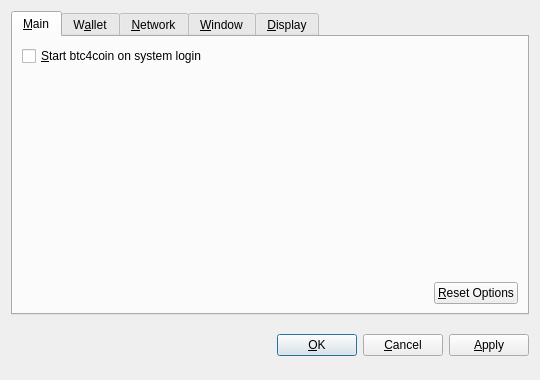
<?xml version="1.0" encoding="UTF-8"?>
<ui version="4.0">
 <class>OptionsDialog</class>
 <widget class="QDialog" name="OptionsDialog">
  <property name="geometry">
   <rect>
    <x>0</x>
    <y>0</y>
    <width>540</width>
    <height>380</height>
   </rect>
  </property>
  <property name="windowTitle">
   <string>Options</string>
  </property>
  <property name="modal">
   <bool>true</bool>
  </property>
  <layout class="QVBoxLayout" name="verticalLayout">
   <item>
    <widget class="QTabWidget" name="tabWidget">
     <property name="tabPosition">
      <enum>QTabWidget::North</enum>
     </property>
     <property name="currentIndex">
      <number>0</number>
     </property>
     <widget class="QWidget" name="tabMain">
      <attribute name="title">
       <string>&amp;Main</string>
      </attribute>
      <layout class="QVBoxLayout" name="verticalLayout_Main">
       <item>
        <widget class="QCheckBox" name="bitcoinAtStartup">
         <property name="toolTip">
          <string>Automatically start btc4coin after logging in to the system.</string>
         </property>
         <property name="text">
          <string>&amp;Start btc4coin on system login</string>
         </property>
        </widget>
       </item>
       <item>
        <spacer name="verticalSpacer_Main">
         <property name="orientation">
          <enum>Qt::Vertical</enum>
         </property>
         <property name="sizeHint" stdset="0">
          <size>
           <width>20</width>
           <height>40</height>
          </size>
         </property>
        </spacer>
       </item>
       <item>
        <layout class="QHBoxLayout" name="horizontalLayout_2_Main">
         <item>
          <spacer name="horizontalSpacer_2_Main">
           <property name="orientation">
            <enum>Qt::Horizontal</enum>
           </property>
           <property name="sizeHint" stdset="0">
            <size>
             <width>40</width>
             <height>20</height>
            </size>
           </property>
          </spacer>
         </item>
         <item>
          <widget class="QPushButton" name="resetButton">
           <property name="toolTip">
            <string>Reset all client options to default.</string>
           </property>
           <property name="text">
            <string>&amp;Reset Options</string>
           </property>
           <property name="autoDefault">
            <bool>false</bool>
           </property>
          </widget>
         </item>
        </layout>
       </item>
      </layout>
     </widget>
     <widget class="QWidget" name="tabWallet">
      <attribute name="title">
       <string>W&amp;allet</string>
      </attribute>
      <layout class="QVBoxLayout" name="verticalLayout_Network">
       <item>
        <widget class="QLabel" name="transactionFeeInfoLabel">
         <property name="text">
          <string>Optional transaction fee per kB that helps make sure your transactions are processed quickly. Most transactions are 1 kB.</string>
         </property>
         <property name="textFormat">
          <enum>Qt::PlainText</enum>
         </property>
         <property name="wordWrap">
          <bool>true</bool>
         </property>
        </widget>
       </item>
       <item>
        <layout class="QHBoxLayout" name="horizontalLayout_1_Main">
         <item>
          <widget class="QLabel" name="transactionFeeLabel">
           <property name="text">
            <string>Pay transaction &amp;fee</string>
           </property>
           <property name="textFormat">
            <enum>Qt::PlainText</enum>
           </property>
           <property name="buddy">
            <cstring>transactionFee</cstring>
           </property>
          </widget>
         </item>
         <item>
          <widget class="BitcoinAmountField" name="transactionFee"/>
         </item>
         <item>
          <spacer name="horizontalSpacer_1_Main">
           <property name="orientation">
            <enum>Qt::Horizontal</enum>
           </property>
           <property name="sizeHint" stdset="0">
            <size>
             <width>40</width>
             <height>20</height>
            </size>
           </property>
          </spacer>
         </item>
        </layout>
       </item>
       <item>
        <widget class="QLabel" name="label">
         <property name="text">
          <string>If you disable the spending of unconfirmed change, the change from a transaction cannot be used until that transaction has at least one confirmation. This also affects how your balance is computed.</string>
         </property>
         <property name="wordWrap">
          <bool>true</bool>
         </property>
        </widget>
       </item>
       <item>
        <widget class="QCheckBox" name="spendZeroConfChange">
         <property name="text">
          <string>Spend unconfirmed change  (experts only)</string>
         </property>
        </widget>
       </item>
       <item>
        <spacer name="verticalSpacer">
         <property name="orientation">
          <enum>Qt::Vertical</enum>
         </property>
         <property name="sizeHint" stdset="0">
          <size>
           <width>20</width>
           <height>40</height>
          </size>
         </property>
        </spacer>
       </item>
      </layout>
     </widget>
     <widget class="QWidget" name="tabNetwork">
      <attribute name="title">
       <string>&amp;Network</string>
      </attribute>
      <layout class="QVBoxLayout" name="verticalLayout_Network">
       <item>
        <widget class="QCheckBox" name="mapPortUpnp">
         <property name="toolTip">
          <string>Automatically open the btc4coin client port on the router. This only works when your router supports UPnP and it is enabled.</string>
         </property>
         <property name="text">
          <string>Map port using &amp;UPnP</string>
         </property>
        </widget>
       </item>
       <item>
        <widget class="QCheckBox" name="connectSocks">
         <property name="toolTip">
          <string>Connect to the btc4coin network through a SOCKS proxy (e.g. when connecting through Tor).</string>
         </property>
         <property name="text">
          <string>&amp;Connect through SOCKS proxy:</string>
         </property>
        </widget>
       </item>
       <item>
        <layout class="QHBoxLayout" name="horizontalLayout_Network">
         <item>
          <widget class="QLabel" name="proxyIpLabel">
           <property name="text">
            <string>Proxy &amp;IP:</string>
           </property>
           <property name="textFormat">
            <enum>Qt::PlainText</enum>
           </property>
           <property name="buddy">
            <cstring>proxyIp</cstring>
           </property>
          </widget>
         </item>
         <item>
          <widget class="QValidatedLineEdit" name="proxyIp">
           <property name="maximumSize">
            <size>
             <width>140</width>
             <height>16777215</height>
            </size>
           </property>
           <property name="toolTip">
            <string>IP address of the proxy (e.g. 127.0.0.1)</string>
           </property>
          </widget>
         </item>
         <item>
          <widget class="QLabel" name="proxyPortLabel">
           <property name="text">
            <string>&amp;Port:</string>
           </property>
           <property name="textFormat">
            <enum>Qt::PlainText</enum>
           </property>
           <property name="buddy">
            <cstring>proxyPort</cstring>
           </property>
          </widget>
         </item>
         <item>
          <widget class="QLineEdit" name="proxyPort">
           <property name="maximumSize">
            <size>
             <width>55</width>
             <height>16777215</height>
            </size>
           </property>
           <property name="toolTip">
            <string>Port of the proxy (e.g. 9050)</string>
           </property>
          </widget>
         </item>
         <item>
          <widget class="QLabel" name="socksVersionLabel">
           <property name="text">
            <string>SOCKS &amp;Version:</string>
           </property>
           <property name="textFormat">
            <enum>Qt::PlainText</enum>
           </property>
           <property name="buddy">
            <cstring>socksVersion</cstring>
           </property>
          </widget>
         </item>
         <item>
          <widget class="QValueComboBox" name="socksVersion">
           <property name="toolTip">
            <string>SOCKS version of the proxy (e.g. 5)</string>
           </property>
          </widget>
         </item>
         <item>
          <spacer name="horizontalSpacer_Network">
           <property name="orientation">
            <enum>Qt::Horizontal</enum>
           </property>
           <property name="sizeHint" stdset="0">
            <size>
             <width>40</width>
             <height>20</height>
            </size>
           </property>
          </spacer>
         </item>
        </layout>
       </item>
       <item>
        <spacer name="verticalSpacer_Network">
         <property name="orientation">
          <enum>Qt::Vertical</enum>
         </property>
         <property name="sizeHint" stdset="0">
          <size>
           <width>20</width>
           <height>40</height>
          </size>
         </property>
        </spacer>
       </item>
      </layout>
     </widget>
     <widget class="QWidget" name="tabWindow">
      <attribute name="title">
       <string>&amp;Window</string>
      </attribute>
      <layout class="QVBoxLayout" name="verticalLayout_Window">
       <item>
        <widget class="QCheckBox" name="minimizeToTray">
         <property name="toolTip">
          <string>Show only a tray icon after minimizing the window.</string>
         </property>
         <property name="text">
          <string>&amp;Minimize to the tray instead of the taskbar</string>
         </property>
        </widget>
       </item>
       <item>
        <widget class="QCheckBox" name="minimizeOnClose">
         <property name="toolTip">
          <string>Minimize instead of exit the application when the window is closed. When this option is enabled, the application will be closed only after selecting Quit in the menu.</string>
         </property>
         <property name="text">
          <string>M&amp;inimize on close</string>
         </property>
        </widget>
       </item>
       <item>
        <spacer name="verticalSpacer_Window">
         <property name="orientation">
          <enum>Qt::Vertical</enum>
         </property>
         <property name="sizeHint" stdset="0">
          <size>
           <width>20</width>
           <height>40</height>
          </size>
         </property>
        </spacer>
       </item>
      </layout>
     </widget>
     <widget class="QWidget" name="tabDisplay">
      <attribute name="title">
       <string>&amp;Display</string>
      </attribute>
      <layout class="QVBoxLayout" name="verticalLayout_Display">
       <item>
        <layout class="QHBoxLayout" name="horizontalLayout_1_Display">
         <item>
          <widget class="QLabel" name="langLabel">
           <property name="text">
            <string>User Interface &amp;language:</string>
           </property>
           <property name="textFormat">
            <enum>Qt::PlainText</enum>
           </property>
           <property name="buddy">
            <cstring>lang</cstring>
           </property>
          </widget>
         </item>
         <item>
          <widget class="QValueComboBox" name="lang">
           <property name="toolTip">
            <string>The user interface language can be set here. This setting will take effect after restarting btc4coin.</string>
           </property>
          </widget>
         </item>
        </layout>
       </item>
       <item>
        <layout class="QHBoxLayout" name="horizontalLayout_2_Display">
         <item>
          <widget class="QLabel" name="unitLabel">
           <property name="text">
            <string>&amp;Unit to show amounts in:</string>
           </property>
           <property name="textFormat">
            <enum>Qt::PlainText</enum>
           </property>
           <property name="buddy">
            <cstring>unit</cstring>
           </property>
          </widget>
         </item>
         <item>
          <widget class="QValueComboBox" name="unit">
           <property name="toolTip">
            <string>Choose the default subdivision unit to show in the interface and when sending coins.</string>
           </property>
          </widget>
         </item>
        </layout>
       </item>
       <item>
        <widget class="QCheckBox" name="displayAddresses">
         <property name="toolTip">
          <string>Whether to show btc4coin addresses in the transaction list or not.</string>
         </property>
         <property name="text">
          <string>&amp;Display addresses in transaction list</string>
         </property>
        </widget>
       </item>
       <item>
        <widget class="QCheckBox" name="coinControlFeatures">
         <property name="toolTip">
          <string>Whether to show coin control features or not.</string>
         </property>
         <property name="text">
          <string>Display coin &amp;control features (experts only!)</string>
         </property>
        </widget>
       </item>
       <item>
        <spacer name="verticalSpacer_Display">
         <property name="orientation">
          <enum>Qt::Vertical</enum>
         </property>
         <property name="sizeHint" stdset="0">
          <size>
           <width>20</width>
           <height>40</height>
          </size>
         </property>
        </spacer>
       </item>
      </layout>
     </widget>
    </widget>
   </item>
   <item>
    <layout class="QHBoxLayout" name="horizontalLayout_Buttons">
     <item>
      <spacer name="horizontalSpacer_1">
       <property name="orientation">
        <enum>Qt::Horizontal</enum>
       </property>
       <property name="sizeHint" stdset="0">
        <size>
         <width>40</width>
         <height>48</height>
        </size>
       </property>
      </spacer>
     </item>
     <item>
      <widget class="QLabel" name="statusLabel">
       <property name="font">
        <font>
         <weight>75</weight>
         <bold>true</bold>
        </font>
       </property>
       <property name="text">
        <string/>
       </property>
       <property name="textFormat">
        <enum>Qt::PlainText</enum>
       </property>
       <property name="wordWrap">
        <bool>true</bool>
       </property>
      </widget>
     </item>
     <item>
      <spacer name="horizontalSpacer_2">
       <property name="orientation">
        <enum>Qt::Horizontal</enum>
       </property>
       <property name="sizeHint" stdset="0">
        <size>
         <width>40</width>
         <height>48</height>
        </size>
       </property>
      </spacer>
     </item>
     <item>
      <widget class="QPushButton" name="okButton">
       <property name="text">
        <string>&amp;OK</string>
       </property>
      </widget>
     </item>
     <item>
      <widget class="QPushButton" name="cancelButton">
       <property name="text">
        <string>&amp;Cancel</string>
       </property>
       <property name="autoDefault">
        <bool>false</bool>
       </property>
      </widget>
     </item>
     <item>
      <widget class="QPushButton" name="applyButton">
       <property name="text">
        <string>&amp;Apply</string>
       </property>
       <property name="autoDefault">
        <bool>false</bool>
       </property>
      </widget>
     </item>
    </layout>
   </item>
  </layout>
 </widget>
 <customwidgets>
  <customwidget>
   <class>BitcoinAmountField</class>
   <extends>QSpinBox</extends>
   <header>bitcoinamountfield.h</header>
  </customwidget>
  <customwidget>
   <class>QValueComboBox</class>
   <extends>QComboBox</extends>
   <header>qvaluecombobox.h</header>
  </customwidget>
  <customwidget>
   <class>QValidatedLineEdit</class>
   <extends>QLineEdit</extends>
   <header>qvalidatedlineedit.h</header>
  </customwidget>
 </customwidgets>
 <resources/>
 <connections/>
</ui>
